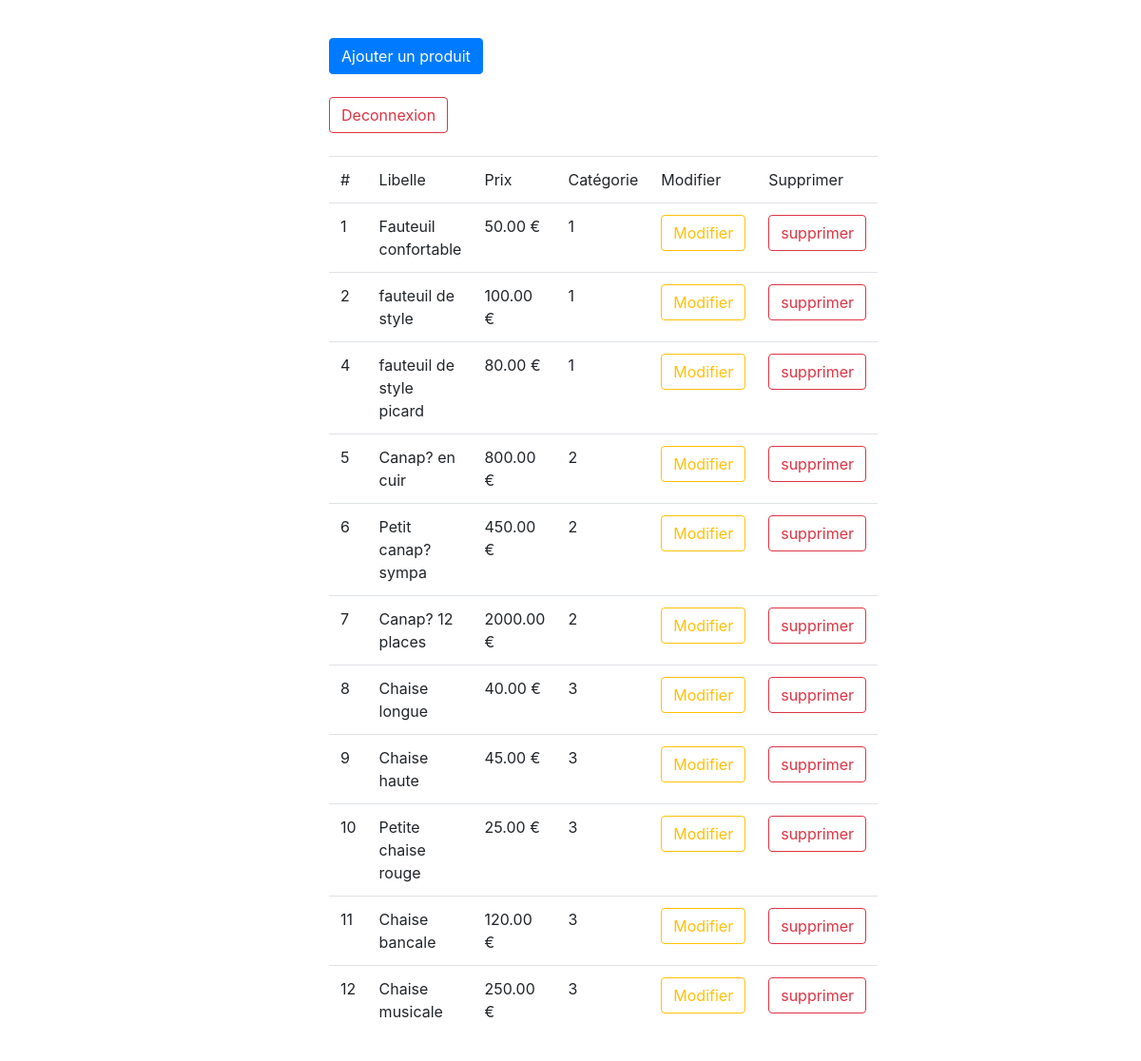
/gestionProduit.php, run on the app's committed database.
### tables this page shows
CREATE TABLE IF NOT EXISTS `produit` (
  `pr_id` int(11) NOT NULL DEFAULT '0',
  `pr_libelle` varchar(40) NOT NULL DEFAULT '',
  `pr_prix` decimal(18,2) NOT NULL DEFAULT '0.00',
  `pr_categorie` int(11) NOT NULL DEFAULT '0',
  PRIMARY KEY (`pr_id`),
  KEY `pr_categorie` (`pr_categorie`)
);

### accessBDD.php (called while the page is built, shortened)
<?php
function ConnexionBDD(){
    $bdd = new PDO('mysql:host=127.0.0.1;dbname=ajax;charset=utf8', 'root', '');
    return $bdd;
}

### gestionProduit.php (the view, shortened to what this page needs)
<?php
include 'accessBDD.php';
	$reqAllPDt = ConnexionBDD()->query("SELECT * FROM produit");
?>
<!DOCTYPE html>
<html>
<head>
	<link rel="stylesheet" href="https://maxcdn.bootstrapcdn.com/bootstrap/4.0.0/css/bootstrap.min.css">
</head>
<body>
<div class="container"><br>
		<div class="row justify-content-center">
			<div class="col-sm-6" >
				<div class="shadow-lg p-3 mb-5 rounded">
					<a href="ajoutProduit.php" class="btn btn-primary">Ajouter un produit</a><br><br>
					<a href="connexionAdmin.php" class="btn btn-outline-danger">Deconnexion</a><br><br>
					<table class="table">
						<tr>
							<td>#</td>
							<td>Libelle</td>
							<td>Prix</td>
							<td>Catégorie</td>
							<td>Modifier</td>
							<td>Supprimer</td>
						</tr>
						<?php
							while ($produit = $reqAllPDt->fetch()) {
						?>
						<tr>
							<td><?= $produit['pr_id'] ?></td>
							<td><?= $produit['pr_libelle'] ?></td>
							<td><?= $produit['pr_prix'] ?> €</td>
							<td><?= $produit['pr_categorie'] ?></td>
							<td><a class="btn btn-outline-warning" href="modifierProduit.php?modifier=<?= $produit['pr_id'] ?>">Modifier</a></td>
							<td><a class="btn btn-outline-danger" href="gestionProduit.php?supprimer=<?= $produit['pr_id'] ?>">supprimer</a></td>
						<?php
							}
						?>
						</tr>
					</table>
				</div>
			</div>
		</div>
	</div>
</body>
</html>

### data on the page
produit: pr_id "1", pr_libelle "Fauteuil confortable", pr_prix "50.00", pr_categorie "1"
produit: pr_id "2", pr_libelle "fauteuil de style", pr_prix "100.00", pr_categorie "1"
produit: pr_id "4", pr_libelle "fauteuil de style picard", pr_prix "80.00", pr_categorie "1"
produit: pr_id "5", pr_libelle "Canap? en cuir", pr_prix "800.00", pr_categorie "2"
produit: pr_id "6", pr_libelle "Petit canap? sympa", pr_prix "450.00", pr_categorie "2"
produit: pr_id "7", pr_libelle "Canap? 12 places", pr_prix "2000.00", pr_categorie "2"
produit: pr_id "8", pr_libelle "Chaise longue", pr_prix "40.00", pr_categorie "3"
produit: pr_id "9", pr_libelle "Chaise haute", pr_prix "45.00", pr_categorie "3"
produit: pr_id "10", pr_libelle "Petite chaise rouge", pr_prix "25.00", pr_categorie "3"
produit: pr_id "11", pr_libelle "Chaise bancale", pr_prix "120.00", pr_categorie "3"
produit: pr_id "12", pr_libelle "Chaise musicale", pr_prix "250.00", pr_categorie "3"
